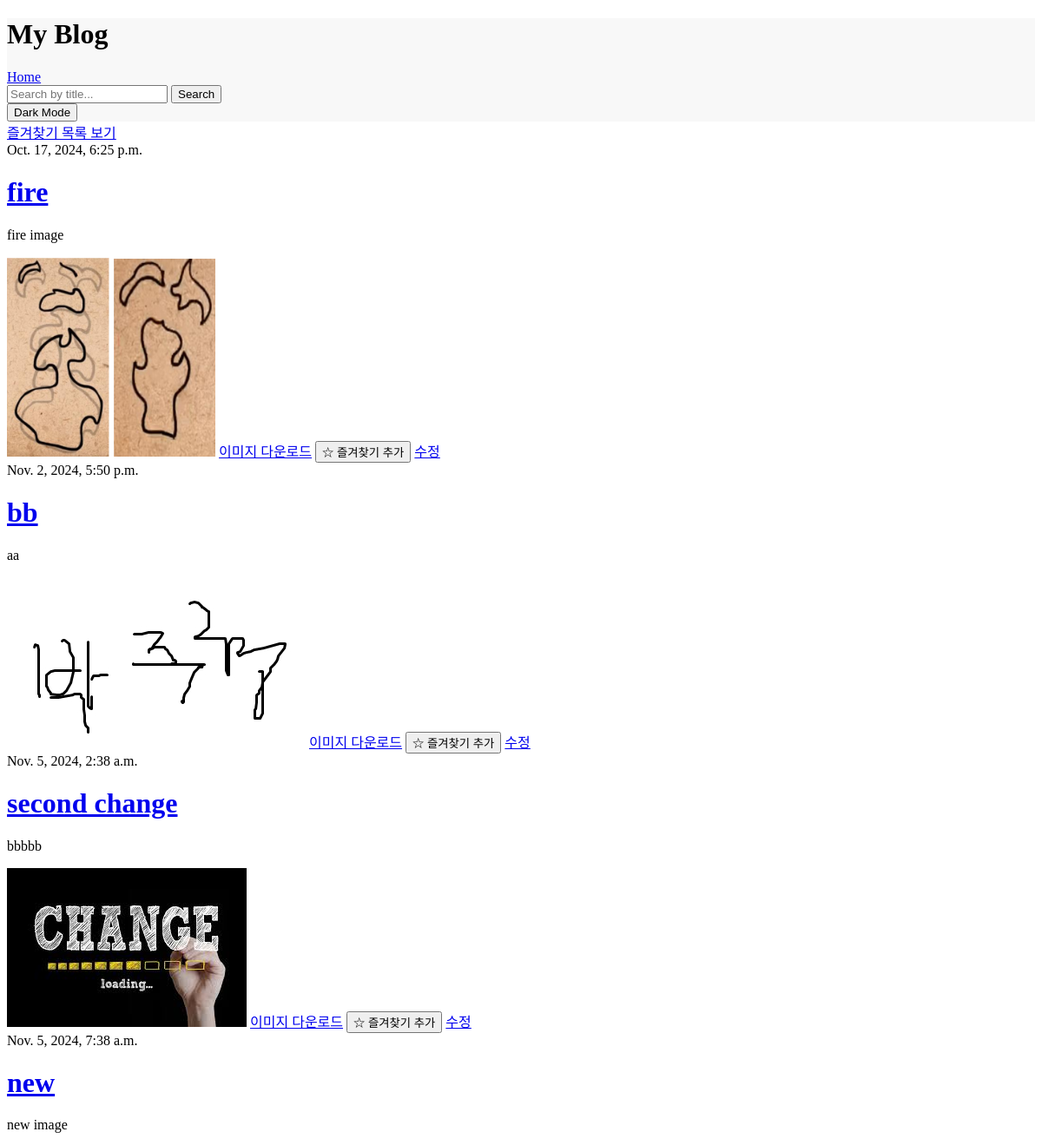
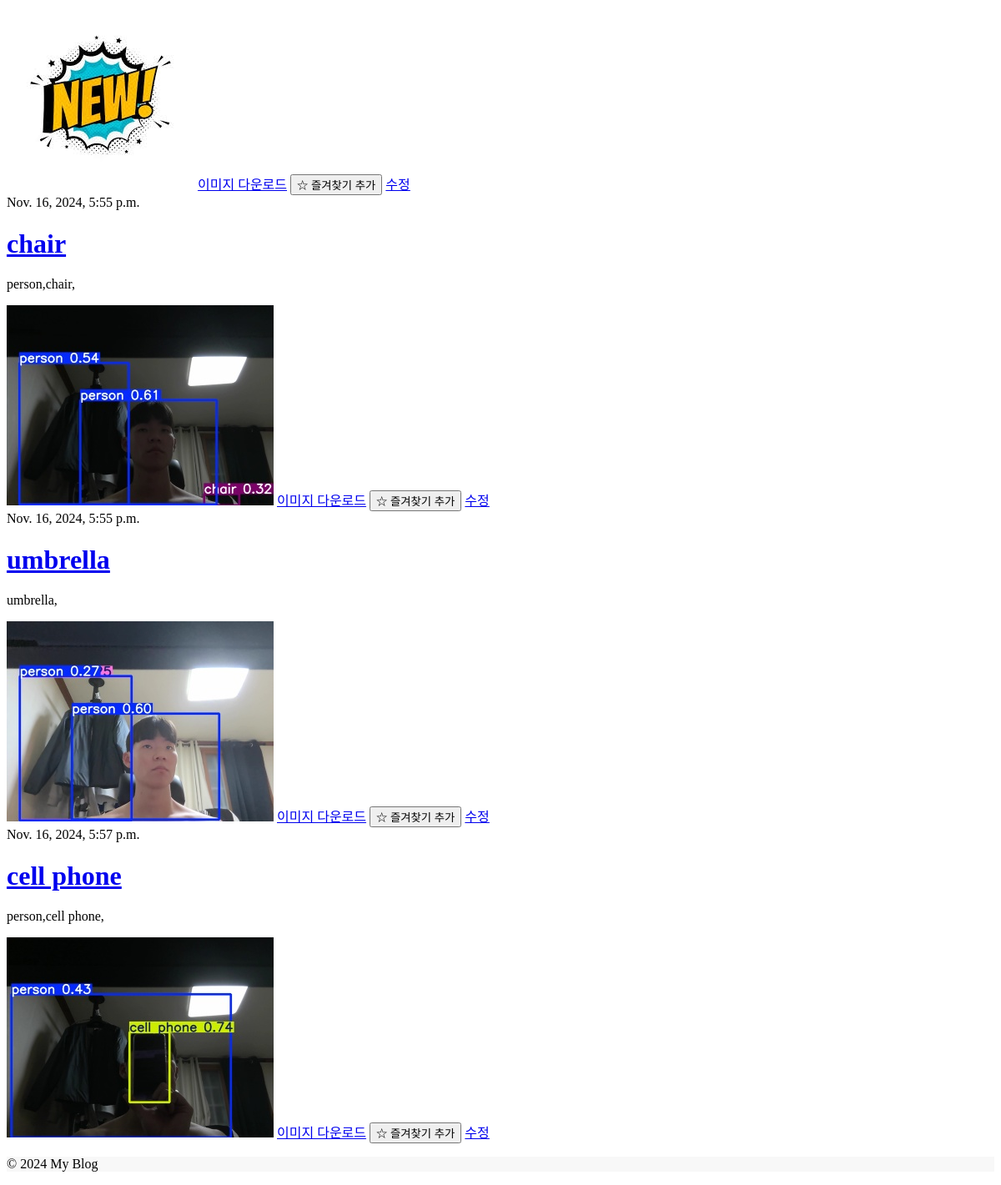
The page / on the database its author committed (2 pictures, top to bottom).
### blog/models.py (models this page shows, shortened)
class Post(models.Model):
    author = models.ForeignKey(settings.AUTH_USER_MODEL, on_delete=models.CASCADE, null=True, blank=True)
    title = models.CharField(max_length=200)
    text = models.TextField()
    created_date = models.DateTimeField(default=timezone.now)
    published_date = models.DateTimeField(blank=True, null=True)
    image = models.ImageField(upload_to='blog_image/%Y/%m/%d/', default='blog_image/default_error.png')
    is_favorited = models.BooleanField(default=False)  # 즐겨찾기 필드 추가

### blog/views.py (the view)
# urls.py: path('', views.post_list, name='post_list'),
def post_list(request):
    posts = Post.objects.filter(published_date__lte=timezone.now()).order_by('published_date')
    return render(request, 'blog/post_list.html', {'posts': posts})

### blog/templates/blog/post_list.html (shortened to what this page needs)
{% extends 'blog/base.html' %}
{% block content %}
    <a href="{% url 'favorite_list' %}" class="favorite-link">즐겨찾기 목록 보기</a>
    {% for post in posts %}
        <div class="post">
            <div class="date">
                {{ post.published_date }}
            </div>
            <h1><a href="{% url 'post_detail' post.id %}">{{ post.title }}</a></h1>
            <p>{{ post.text|linebreaksbr }}</p>
            <img src="{{ post.image.url }}" class="rounded blog-image-list" alt="{{ post.title }}">
            <a href="{{ post.image.url }}" download="{{ post.title }}.jpg" class="download-button">이미지 다운로드</a>
            <button onclick="toggleFavorite({{ post.id }})" class="favorite-button">
                {% if post.is_favorited %}
                    ★ 즐겨찾기 취소
                {% else %}
                    ☆ 즐겨찾기 추가
                {% endif %}
            </button>
            <a href="{% url 'post_edit' post.id %}" class="edit-button">수정</a>
        </div>
    {% endfor %}
{% endblock %}

### blog/templates/blog/base.html (shortened to what this page needs)
<!DOCTYPE html>
<html lang="en">
<head>
    {% load static %}
    <link rel="stylesheet" href="{% static 'css/styles.css' %}">
</head>
<body class="{% if request.COOKIES.dark_mode == 'true' %}dark-mode{% endif %}">
    <header class="{% if request.COOKIES.dark_mode == 'true' %}dark-mode{% endif %}">
        <h1>My Blog</h1>
        <nav>
            <a href="{% url 'post_list' %}">Home</a>
        </nav>
        <form action="{% url 'post_search' %}" method="get" class="search-form">
            <input type="text" name="q" placeholder="Search by title..." value="{{ query|default:'' }}">
            <button type="submit">Search</button>
        </form>
        <button id="dark-mode-toggle">Toggle Dark Mode</button>
    </header>
    <div class="content">
        {% block content %}{% endblock %}
    </div>
    <footer class="{% if request.COOKIES.dark_mode == 'true' %}dark-mode{% endif %}">
        <p>&copy; 2024 My Blog</p>
    </footer>
</body>
</html>

### blog/static/css/styles.css (style rules this page uses)
body { background-color: #ffffff; color: #000000; }
header, footer { background-color: #f8f8f8; color: #000000; }

### rows shown on the page
Post: published_date "Oct. 17, 2024, 6:25 p.m.", title "fire", text "fire image", image (picture), is_favorited "☆ 즐겨찾기 추가"
Post: published_date "Nov. 2, 2024, 5:50 p.m.", title "bb", text "aa", image (picture), is_favorited "☆ 즐겨찾기 추가"
Post: published_date "Nov. 5, 2024, 2:38 a.m.", title "second change", text "bbbbb", image (picture), is_favorited "☆ 즐겨찾기 추가"
Post: published_date "Nov. 5, 2024, 7:38 a.m.", title "new", text "new image", image (picture), is_favorited "☆ 즐겨찾기 추가"
Post: published_date "Nov. 16, 2024, 5:55 p.m.", title "chair", text "person,chair,", image (picture), is_favorited "☆ 즐겨찾기 추가"
Post: published_date "Nov. 16, 2024, 5:55 p.m.", title "umbrella", text "umbrella,", image (picture), is_favorited "☆ 즐겨찾기 추가"
Post: published_date "Nov. 16, 2024, 5:57 p.m.", title "cell phone", text "person,cell phone,", image (picture), is_favorited "☆ 즐겨찾기 추가"
